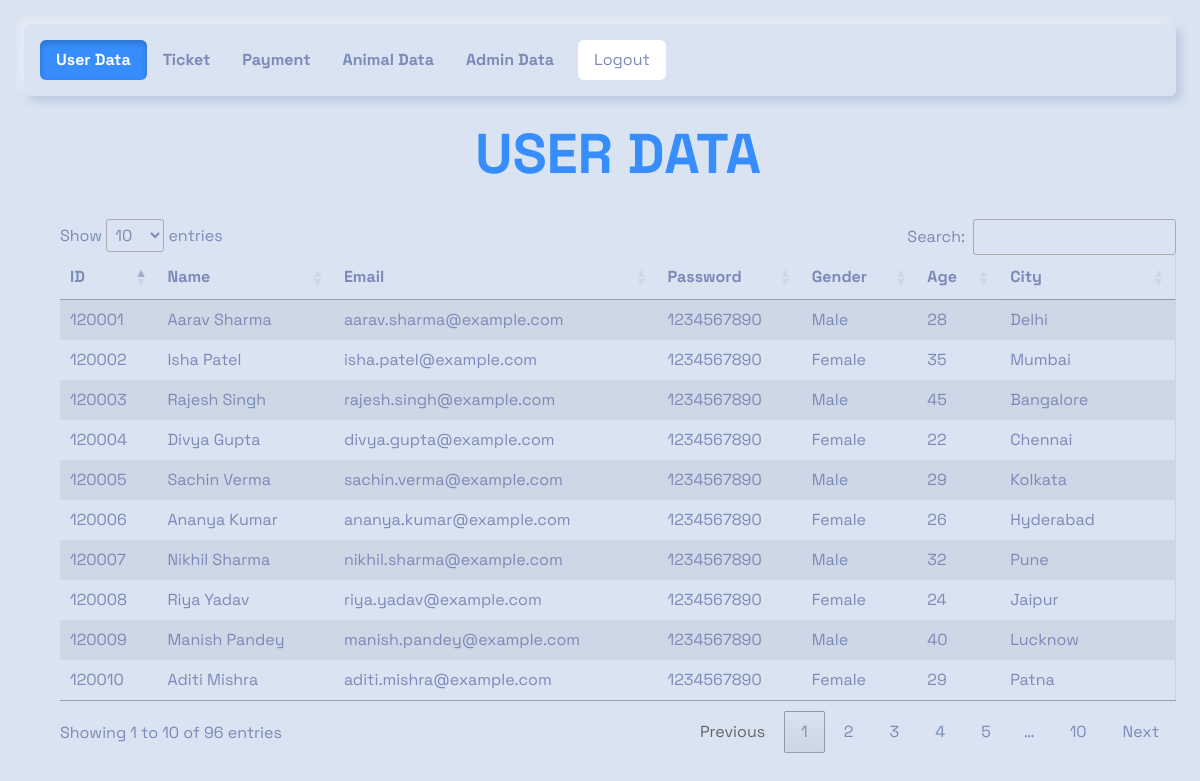
The app's page /admin/index.php with its own data.
### tables this page shows
CREATE TABLE `register` (
  `id` int(11) NOT NULL,
  `name` text NOT NULL,
  `email` text NOT NULL,
  `password` text NOT NULL,
  `gender` text NOT NULL,
  `age` int(50) NOT NULL,
  `city` text NOT NULL
);

### admin/index.php (the view, shortened to what this page needs)
<?php
include "../database/connect.php";
?>
<!DOCTYPE html>
<html lang="en">
<head>
    <link rel="stylesheet" href="../css/admin_style.css">
    <link rel="stylesheet" href="../css/adminbootstrap.min.css">
    <link rel="stylesheet" href="https://cdn.datatables.net/1.13.6/css/jquery.dataTables.min.css">
    <link rel="stylesheet" href="https://cdn.datatables.net/1.13.6/css/dataTables.bootstrap4.min.css">
    <link rel="stylesheet" href="https://cdnjs.cloudflare.com/ajax/libs/font-awesome/6.4.2/css/all.min.css"
 />
</head>
<body>
    <div class="m-lg-4">
        <ul class="nav nav-pills">
            <li class="nav-item">
                <a class="nav-link active fw-bold" href="index.php">User Data</a>
            </li>
            <li class="nav-item">
                <a class="nav-link fw-bold" href="ticket.php">Ticket</a>
            </li>
            <li class="nav-item">
                <a class="nav-link fw-bold" href="payment.php">Payment</a>
            </li>
            <li class="nav-item">
                <a class="nav-link fw-bold" href="animal.php">Animal Data</a>
            </li>
            <li class="nav-item">
                <a class="nav-link fw-bold" href="admin.php">Admin Data</a>
            </li>
            <form method="POST">
                <button type="submit" name="logout" class="nav-link mx-2 text-font bg-white">Logout</button>
            </form>
        </ul>
    </div>
    <div class="container mx-5">
        <div>
            <h1 class="display-4 text-center fw-bolder text-primary">USER DATA</h1>
        </div>
        <br>
        <table id="myTable" class="table table-bordered table-striped">
            <thead>
                <tr>
                    <th>ID</th>
                    <th>Name</th>
                    <th>Email</th>
                    <th>Password</th>
                    <th>Gender</th>
                    <th>Age</th>
                    <th>City</th>
                </tr>
            </thead>
            <tbody>
                <?php
                $select = "SELECT * FROM `register`";
                $result = $cn->query($select);
                while ($row = mysqli_fetch_array($result)) {
                    ?>
                    <tr>
                        <td>
                            <?php echo $row['id']; ?>
                        </td>
                        <td>
                            <?php echo $row['name']; ?>
                        </td>
                        <td>
                            <?php echo $row['email']; ?>
                        </td>
                        <td>
                            <?php echo $row['password']; ?>
                        </td>
                        <td>
                            <?php echo $row['gender']; ?>
                        </td>
                        <td>
                            <?php echo $row['age']; ?>
                        </td>
                        <td>
                            <?php echo $row['city']; ?>
                        </td>
                    </tr>
                    <?php
                }
                ?>
            </tbody>
        </table>
    </div>
    <br><br>
</body>
</html>

### css/admin_style.css (style rules this page uses)
* { font-family: "Space Grotesk", sans-serif; }
.text-font { font-family: "Space Grotesk", sans-serif; }

### records on screen
register: id "120001", name "Aarav Sharma", email "aarav.sharma@example.com", password "1234567890", gender "Male", age "28", city "Delhi"
register: id "120002", name "Isha Patel", email "isha.patel@example.com", password "1234567890", gender "Female", age "35", city "Mumbai"
register: id "120003", name "Rajesh Singh", email "rajesh.singh@example.com", password "1234567890", gender "Male", age "45", city "Bangalore"
register: id "120004", name "Divya Gupta", email "divya.gupta@example.com", password "1234567890", gender "Female", age "22", city "Chennai"
register: id "120005", name "Sachin Verma", email "sachin.verma@example.com", password "1234567890", gender "Male", age "29", city "Kolkata"
register: id "120006", name "Ananya Kumar", email "ananya.kumar@example.com", password "1234567890", gender "Female", age "26", city "Hyderabad"
register: id "120007", name "Nikhil Sharma", email "nikhil.sharma@example.com", password "1234567890", gender "Male", age "32", city "Pune"
register: id "120008", name "Riya Yadav", email "riya.yadav@example.com", password "1234567890", gender "Female", age "24", city "Jaipur"
register: id "120009", name "Manish Pandey", email "manish.pandey@example.com", password "1234567890", gender "Male", age "40", city "Lucknow"
register: id "120010", name "Aditi Mishra", email "aditi.mishra@example.com", password "1234567890", gender "Female", age "29", city "Patna"
